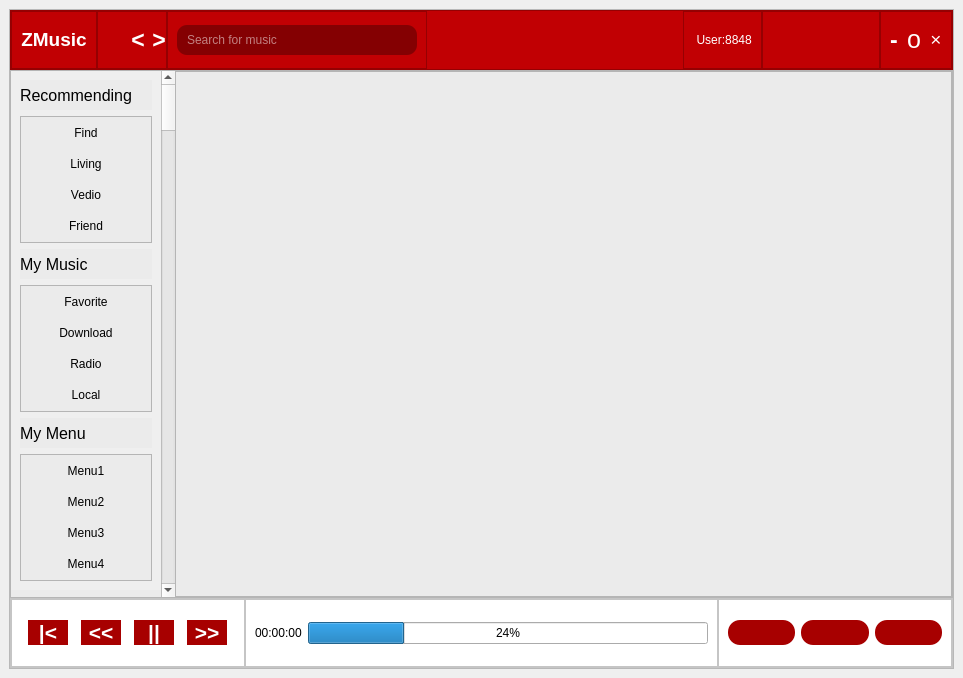
<?xml version="1.0" encoding="UTF-8"?>
<ui version="4.0">
 <class>MainWindow</class>
 <widget class="QMainWindow" name="MainWindow">
  <property name="geometry">
   <rect>
    <x>0</x>
    <y>0</y>
    <width>963</width>
    <height>678</height>
   </rect>
  </property>
  <property name="windowTitle">
   <string>MainWindow</string>
  </property>
  <widget class="QWidget" name="centralwidget">
   <layout class="QVBoxLayout" name="verticalLayout">
    <item>
     <widget class="QFrame" name="frame">
      <property name="frameShape">
       <enum>QFrame::StyledPanel</enum>
      </property>
      <property name="frameShadow">
       <enum>QFrame::Raised</enum>
      </property>
      <layout class="QVBoxLayout" name="verticalLayout_2">
       <property name="spacing">
        <number>0</number>
       </property>
       <property name="leftMargin">
        <number>0</number>
       </property>
       <property name="topMargin">
        <number>0</number>
       </property>
       <property name="rightMargin">
        <number>0</number>
       </property>
       <property name="bottomMargin">
        <number>0</number>
       </property>
       <item>
        <widget class="QFrame" name="frame_2">
         <property name="sizePolicy">
          <sizepolicy hsizetype="Preferred" vsizetype="Expanding">
           <horstretch>0</horstretch>
           <verstretch>1</verstretch>
          </sizepolicy>
         </property>
         <property name="maximumSize">
          <size>
           <width>16777215</width>
           <height>60</height>
          </size>
         </property>
         <property name="styleSheet">
          <string notr="true">QFrame{
	background-color: rgb(193, 0, 3);
}
QPushButton{
	color: rgb(255, 255, 255);
	border:none;
}
QPushButton:hover{
	color: rgb(130, 249, 255);
	padding-bottom:5px;
}</string>
         </property>
         <property name="frameShape">
          <enum>QFrame::StyledPanel</enum>
         </property>
         <property name="frameShadow">
          <enum>QFrame::Raised</enum>
         </property>
         <layout class="QHBoxLayout" name="horizontalLayout">
          <property name="spacing">
           <number>0</number>
          </property>
          <property name="leftMargin">
           <number>0</number>
          </property>
          <property name="topMargin">
           <number>0</number>
          </property>
          <property name="rightMargin">
           <number>0</number>
          </property>
          <property name="bottomMargin">
           <number>0</number>
          </property>
          <item>
           <widget class="QFrame" name="frame_5">
            <property name="frameShape">
             <enum>QFrame::StyledPanel</enum>
            </property>
            <property name="frameShadow">
             <enum>QFrame::Raised</enum>
            </property>
            <layout class="QVBoxLayout" name="verticalLayout_3">
             <item>
              <widget class="QPushButton" name="pushButton">
               <property name="font">
                <font>
                 <pointsize>14</pointsize>
                 <weight>75</weight>
                 <bold>true</bold>
                </font>
               </property>
               <property name="cursor">
                <cursorShape>PointingHandCursor</cursorShape>
               </property>
               <property name="styleSheet">
                <string notr="true">QPushButton{
	border:none;
	color: rgb(255, 255, 255);
}
QPushButton:hover{
	padding-bottom:0px;
}</string>
               </property>
               <property name="text">
                <string>ZMusic</string>
               </property>
               <property name="icon">
                <iconset>
                 <normaloff>../file/globe_torchthedragon.png</normaloff>../file/globe_torchthedragon.png</iconset>
               </property>
               <property name="iconSize">
                <size>
                 <width>30</width>
                 <height>30</height>
                </size>
               </property>
              </widget>
             </item>
            </layout>
           </widget>
          </item>
          <item>
           <widget class="QFrame" name="frame_6">
            <property name="maximumSize">
             <size>
              <width>70</width>
              <height>70</height>
             </size>
            </property>
            <property name="font">
             <font>
              <pointsize>17</pointsize>
             </font>
            </property>
            <property name="frameShape">
             <enum>QFrame::StyledPanel</enum>
            </property>
            <property name="frameShadow">
             <enum>QFrame::Raised</enum>
            </property>
            <layout class="QHBoxLayout" name="horizontalLayout_2">
             <property name="spacing">
              <number>7</number>
             </property>
             <property name="leftMargin">
              <number>0</number>
             </property>
             <property name="topMargin">
              <number>0</number>
             </property>
             <property name="rightMargin">
              <number>0</number>
             </property>
             <property name="bottomMargin">
              <number>0</number>
             </property>
             <item>
              <spacer name="horizontalSpacer_2">
               <property name="orientation">
                <enum>Qt::Horizontal</enum>
               </property>
               <property name="sizeHint" stdset="0">
                <size>
                 <width>40</width>
                 <height>20</height>
                </size>
               </property>
              </spacer>
             </item>
             <item>
              <widget class="QPushButton" name="pushButton_2">
               <property name="maximumSize">
                <size>
                 <width>60</width>
                 <height>60</height>
                </size>
               </property>
               <property name="font">
                <font>
                 <pointsize>17</pointsize>
                 <weight>75</weight>
                 <bold>true</bold>
                </font>
               </property>
               <property name="styleSheet">
                <string notr="true">QPushButton{
	border:none;
	color: rgb(255, 255, 255);
}</string>
               </property>
               <property name="text">
                <string>&lt;</string>
               </property>
              </widget>
             </item>
             <item>
              <widget class="QPushButton" name="pushButton_3">
               <property name="maximumSize">
                <size>
                 <width>60</width>
                 <height>60</height>
                </size>
               </property>
               <property name="font">
                <font>
                 <pointsize>17</pointsize>
                 <weight>75</weight>
                 <bold>true</bold>
                </font>
               </property>
               <property name="styleSheet">
                <string notr="true">QPushButton{
	border:none;
	color: rgb(255, 255, 255);
}</string>
               </property>
               <property name="text">
                <string>&gt;</string>
               </property>
              </widget>
             </item>
            </layout>
           </widget>
          </item>
          <item alignment="Qt::AlignLeft">
           <widget class="QFrame" name="frame_7">
            <property name="frameShape">
             <enum>QFrame::StyledPanel</enum>
            </property>
            <property name="frameShadow">
             <enum>QFrame::Raised</enum>
            </property>
            <layout class="QVBoxLayout" name="verticalLayout_4">
             <item>
              <widget class="QLineEdit" name="lineEdit">
               <property name="minimumSize">
                <size>
                 <width>240</width>
                 <height>30</height>
                </size>
               </property>
               <property name="maximumSize">
                <size>
                 <width>200</width>
                 <height>16777215</height>
                </size>
               </property>
               <property name="styleSheet">
                <string notr="true">border-radius:10px;
color: rgb(255, 255, 255);
background-color: rgb(132, 0, 2);
padding-left:8px</string>
               </property>
               <property name="placeholderText">
                <string>Search for music</string>
               </property>
              </widget>
             </item>
            </layout>
           </widget>
          </item>
          <item>
           <spacer name="horizontalSpacer">
            <property name="orientation">
             <enum>Qt::Horizontal</enum>
            </property>
            <property name="sizeHint" stdset="0">
             <size>
              <width>40</width>
              <height>20</height>
             </size>
            </property>
           </spacer>
          </item>
          <item>
           <widget class="QFrame" name="frame_8">
            <property name="frameShape">
             <enum>QFrame::StyledPanel</enum>
            </property>
            <property name="frameShadow">
             <enum>QFrame::Raised</enum>
            </property>
            <layout class="QVBoxLayout" name="verticalLayout_5">
             <item>
              <widget class="QPushButton" name="pushButton_4">
               <property name="cursor">
                <cursorShape>PointingHandCursor</cursorShape>
               </property>
               <property name="styleSheet">
                <string notr="true">QPushButton{
	border:none;
	color: rgb(255, 255, 255);
}
QPushButton:hover{
	padding-bottom:0px;
}</string>
               </property>
               <property name="text">
                <string> User:8848</string>
               </property>
               <property name="icon">
                <iconset>
                 <normaloff>../file/villager2.png</normaloff>../file/villager2.png</iconset>
               </property>
               <property name="iconSize">
                <size>
                 <width>30</width>
                 <height>30</height>
                </size>
               </property>
              </widget>
             </item>
            </layout>
           </widget>
          </item>
          <item>
           <widget class="QFrame" name="frame_9">
            <property name="frameShape">
             <enum>QFrame::StyledPanel</enum>
            </property>
            <property name="frameShadow">
             <enum>QFrame::Raised</enum>
            </property>
            <layout class="QHBoxLayout" name="horizontalLayout_3">
             <property name="spacing">
              <number>0</number>
             </property>
             <property name="leftMargin">
              <number>10</number>
             </property>
             <property name="topMargin">
              <number>0</number>
             </property>
             <property name="rightMargin">
              <number>10</number>
             </property>
             <property name="bottomMargin">
              <number>0</number>
             </property>
             <item>
              <widget class="QPushButton" name="pushButton_5">
               <property name="styleSheet">
                <string notr="true">QPushButton{
	border:none;
	color: rgb(255, 255, 255);
}</string>
               </property>
               <property name="text">
                <string/>
               </property>
               <property name="icon">
                <iconset>
                 <normaloff>../file/iron.png</normaloff>../file/iron.png</iconset>
               </property>
               <property name="iconSize">
                <size>
                 <width>30</width>
                 <height>30</height>
                </size>
               </property>
              </widget>
             </item>
             <item>
              <widget class="QPushButton" name="pushButton_7">
               <property name="styleSheet">
                <string notr="true">QPushButton{
	border:none;
	color: rgb(255, 255, 255);
}</string>
               </property>
               <property name="text">
                <string/>
               </property>
               <property name="icon">
                <iconset>
                 <normaloff>../file/compass.png</normaloff>../file/compass.png</iconset>
               </property>
               <property name="iconSize">
                <size>
                 <width>30</width>
                 <height>30</height>
                </size>
               </property>
              </widget>
             </item>
             <item>
              <widget class="QPushButton" name="pushButton_6">
               <property name="styleSheet">
                <string notr="true"/>
               </property>
               <property name="text">
                <string/>
               </property>
               <property name="icon">
                <iconset>
                 <normaloff>../file/gem.png</normaloff>../file/gem.png</iconset>
               </property>
               <property name="iconSize">
                <size>
                 <width>30</width>
                 <height>30</height>
                </size>
               </property>
              </widget>
             </item>
            </layout>
           </widget>
          </item>
          <item alignment="Qt::AlignRight">
           <widget class="QFrame" name="frame_10">
            <property name="frameShape">
             <enum>QFrame::StyledPanel</enum>
            </property>
            <property name="frameShadow">
             <enum>QFrame::Raised</enum>
            </property>
            <layout class="QHBoxLayout" name="horizontalLayout_4">
             <property name="spacing">
              <number>9</number>
             </property>
             <item>
              <widget class="QPushButton" name="pushButton_8">
               <property name="font">
                <font>
                 <pointsize>17</pointsize>
                 <weight>75</weight>
                 <bold>true</bold>
                </font>
               </property>
               <property name="styleSheet">
                <string notr="true">QPushButton{
	border:none;
	color: rgb(255, 255, 255);
}</string>
               </property>
               <property name="text">
                <string>-</string>
               </property>
              </widget>
             </item>
             <item>
              <widget class="QPushButton" name="pushButton_10">
               <property name="font">
                <font>
                 <pointsize>19</pointsize>
                 <weight>50</weight>
                 <bold>false</bold>
                </font>
               </property>
               <property name="styleSheet">
                <string notr="true">QPushButton{
	border:none;
	color: rgb(255, 255, 255);
}</string>
               </property>
               <property name="text">
                <string>o</string>
               </property>
              </widget>
             </item>
             <item>
              <widget class="QPushButton" name="pushButton_9">
               <property name="font">
                <font>
                 <pointsize>14</pointsize>
                 <weight>50</weight>
                 <bold>false</bold>
                </font>
               </property>
               <property name="styleSheet">
                <string notr="true">QPushButton{
	border:none;
	color: rgb(255, 255, 255);
}</string>
               </property>
               <property name="text">
                <string>×</string>
               </property>
              </widget>
             </item>
            </layout>
           </widget>
          </item>
         </layout>
        </widget>
       </item>
       <item>
        <widget class="QFrame" name="frame_3">
         <property name="sizePolicy">
          <sizepolicy hsizetype="Preferred" vsizetype="Expanding">
           <horstretch>0</horstretch>
           <verstretch>5</verstretch>
          </sizepolicy>
         </property>
         <property name="styleSheet">
          <string notr="true">QFrame{
	background-color: rgb(235, 235, 235);
}</string>
         </property>
         <property name="frameShape">
          <enum>QFrame::StyledPanel</enum>
         </property>
         <property name="frameShadow">
          <enum>QFrame::Raised</enum>
         </property>
         <layout class="QHBoxLayout" name="horizontalLayout_9">
          <property name="spacing">
           <number>0</number>
          </property>
          <property name="leftMargin">
           <number>0</number>
          </property>
          <property name="topMargin">
           <number>0</number>
          </property>
          <property name="rightMargin">
           <number>0</number>
          </property>
          <property name="bottomMargin">
           <number>0</number>
          </property>
          <item>
           <widget class="QScrollArea" name="scrollArea">
            <property name="minimumSize">
             <size>
              <width>150</width>
              <height>0</height>
             </size>
            </property>
            <property name="styleSheet">
             <string notr="true">QPushButton{
	border:none;
	color: rgb(0, 0, 0);
}
QPushButton:pressed{
	background-color: rgb(134, 134, 134);
}
QPushButton:hover{
	background-color: rgb(191, 191, 191);
}</string>
            </property>
            <property name="frameShape">
             <enum>QFrame::NoFrame</enum>
            </property>
            <property name="frameShadow">
             <enum>QFrame::Plain</enum>
            </property>
            <property name="lineWidth">
             <number>0</number>
            </property>
            <property name="widgetResizable">
             <bool>false</bool>
            </property>
            <widget class="QWidget" name="scrollAreaWidgetContents">
             <property name="geometry">
              <rect>
               <x>0</x>
               <y>0</y>
               <width>150</width>
               <height>519</height>
              </rect>
             </property>
             <layout class="QVBoxLayout" name="verticalLayout_6">
              <item>
               <widget class="QLabel" name="label_2">
                <property name="maximumSize">
                 <size>
                  <width>16777215</width>
                  <height>30</height>
                 </size>
                </property>
                <property name="font">
                 <font>
                  <pointsize>12</pointsize>
                  <weight>50</weight>
                  <bold>false</bold>
                 </font>
                </property>
                <property name="text">
                 <string>Recommending</string>
                </property>
               </widget>
              </item>
              <item>
               <widget class="QFrame" name="frame_14">
                <property name="frameShape">
                 <enum>QFrame::StyledPanel</enum>
                </property>
                <property name="frameShadow">
                 <enum>QFrame::Raised</enum>
                </property>
                <layout class="QVBoxLayout" name="verticalLayout_7">
                 <property name="spacing">
                  <number>0</number>
                 </property>
                 <property name="leftMargin">
                  <number>0</number>
                 </property>
                 <property name="topMargin">
                  <number>0</number>
                 </property>
                 <property name="rightMargin">
                  <number>0</number>
                 </property>
                 <property name="bottomMargin">
                  <number>0</number>
                 </property>
                 <item>
                  <widget class="QPushButton" name="pushButton_22">
                   <property name="minimumSize">
                    <size>
                     <width>0</width>
                     <height>30</height>
                    </size>
                   </property>
                   <property name="text">
                    <string>Find</string>
                   </property>
                  </widget>
                 </item>
                 <item>
                  <widget class="QPushButton" name="pushButton_23">
                   <property name="minimumSize">
                    <size>
                     <width>0</width>
                     <height>30</height>
                    </size>
                   </property>
                   <property name="text">
                    <string>Living</string>
                   </property>
                  </widget>
                 </item>
                 <item>
                  <widget class="QPushButton" name="pushButton_24">
                   <property name="minimumSize">
                    <size>
                     <width>0</width>
                     <height>30</height>
                    </size>
                   </property>
                   <property name="text">
                    <string>Vedio</string>
                   </property>
                  </widget>
                 </item>
                 <item>
                  <widget class="QPushButton" name="pushButton_25">
                   <property name="minimumSize">
                    <size>
                     <width>0</width>
                     <height>30</height>
                    </size>
                   </property>
                   <property name="text">
                    <string>Friend</string>
                   </property>
                  </widget>
                 </item>
                </layout>
               </widget>
              </item>
              <item>
               <widget class="QLabel" name="label_3">
                <property name="maximumSize">
                 <size>
                  <width>16777215</width>
                  <height>30</height>
                 </size>
                </property>
                <property name="font">
                 <font>
                  <pointsize>12</pointsize>
                 </font>
                </property>
                <property name="text">
                 <string>My Music</string>
                </property>
               </widget>
              </item>
              <item>
               <widget class="QFrame" name="frame_16">
                <property name="frameShape">
                 <enum>QFrame::StyledPanel</enum>
                </property>
                <property name="frameShadow">
                 <enum>QFrame::Raised</enum>
                </property>
                <layout class="QVBoxLayout" name="verticalLayout_8">
                 <property name="spacing">
                  <number>0</number>
                 </property>
                 <property name="leftMargin">
                  <number>0</number>
                 </property>
                 <property name="topMargin">
                  <number>0</number>
                 </property>
                 <property name="rightMargin">
                  <number>0</number>
                 </property>
                 <property name="bottomMargin">
                  <number>0</number>
                 </property>
                 <item>
                  <widget class="QPushButton" name="pushButton_26">
                   <property name="minimumSize">
                    <size>
                     <width>0</width>
                     <height>30</height>
                    </size>
                   </property>
                   <property name="text">
                    <string>Favorite</string>
                   </property>
                  </widget>
                 </item>
                 <item>
                  <widget class="QPushButton" name="pushButton_27">
                   <property name="minimumSize">
                    <size>
                     <width>0</width>
                     <height>30</height>
                    </size>
                   </property>
                   <property name="text">
                    <string>Download</string>
                   </property>
                  </widget>
                 </item>
                 <item>
                  <widget class="QPushButton" name="pushButton_28">
                   <property name="minimumSize">
                    <size>
                     <width>0</width>
                     <height>30</height>
                    </size>
                   </property>
                   <property name="text">
                    <string>Radio</string>
                   </property>
                  </widget>
                 </item>
                 <item>
                  <widget class="QPushButton" name="pushButton_29">
                   <property name="minimumSize">
                    <size>
                     <width>0</width>
                     <height>30</height>
                    </size>
                   </property>
                   <property name="text">
                    <string>Local</string>
                   </property>
                  </widget>
                 </item>
                </layout>
               </widget>
              </item>
              <item>
               <widget class="QLabel" name="label_4">
                <property name="maximumSize">
                 <size>
                  <width>16777215</width>
                  <height>30</height>
                 </size>
                </property>
                <property name="font">
                 <font>
                  <pointsize>12</pointsize>
                 </font>
                </property>
                <property name="text">
                 <string>My Menu</string>
                </property>
               </widget>
              </item>
              <item>
               <widget class="QFrame" name="frame_17">
                <property name="frameShape">
                 <enum>QFrame::StyledPanel</enum>
                </property>
                <property name="frameShadow">
                 <enum>QFrame::Raised</enum>
                </property>
                <layout class="QVBoxLayout" name="verticalLayout_9">
                 <property name="spacing">
                  <number>0</number>
                 </property>
                 <property name="leftMargin">
                  <number>0</number>
                 </property>
                 <property name="topMargin">
                  <number>0</number>
                 </property>
                 <property name="rightMargin">
                  <number>0</number>
                 </property>
                 <property name="bottomMargin">
                  <number>0</number>
                 </property>
                 <item>
                  <widget class="QPushButton" name="pushButton_30">
                   <property name="minimumSize">
                    <size>
                     <width>0</width>
                     <height>30</height>
                    </size>
                   </property>
                   <property name="text">
                    <string>Menu1</string>
                   </property>
                  </widget>
                 </item>
                 <item>
                  <widget class="QPushButton" name="pushButton_31">
                   <property name="minimumSize">
                    <size>
                     <width>0</width>
                     <height>30</height>
                    </size>
                   </property>
                   <property name="text">
                    <string>Menu2</string>
                   </property>
                  </widget>
                 </item>
                 <item>
                  <widget class="QPushButton" name="pushButton_32">
                   <property name="minimumSize">
                    <size>
                     <width>0</width>
                     <height>30</height>
                    </size>
                   </property>
                   <property name="text">
                    <string>Menu3</string>
                   </property>
                  </widget>
                 </item>
                 <item>
                  <widget class="QPushButton" name="pushButton_33">
                   <property name="minimumSize">
                    <size>
                     <width>0</width>
                     <height>30</height>
                    </size>
                   </property>
                   <property name="text">
                    <string>Menu4</string>
                   </property>
                  </widget>
                 </item>
                </layout>
               </widget>
              </item>
             </layout>
            </widget>
           </widget>
          </item>
          <item>
           <widget class="QScrollBar" name="verticalScrollBar">
            <property name="orientation">
             <enum>Qt::Vertical</enum>
            </property>
           </widget>
          </item>
          <item>
           <widget class="QFrame" name="frame_15">
            <property name="sizePolicy">
             <sizepolicy hsizetype="Expanding" vsizetype="Preferred">
              <horstretch>7</horstretch>
              <verstretch>0</verstretch>
             </sizepolicy>
            </property>
            <property name="frameShape">
             <enum>QFrame::StyledPanel</enum>
            </property>
            <property name="frameShadow">
             <enum>QFrame::Raised</enum>
            </property>
           </widget>
          </item>
         </layout>
        </widget>
       </item>
       <item>
        <widget class="QFrame" name="frame_4">
         <property name="sizePolicy">
          <sizepolicy hsizetype="Preferred" vsizetype="Expanding">
           <horstretch>0</horstretch>
           <verstretch>1</verstretch>
          </sizepolicy>
         </property>
         <property name="maximumSize">
          <size>
           <width>16777215</width>
           <height>70</height>
          </size>
         </property>
         <property name="styleSheet">
          <string notr="true">QFrame{
	background-color: rgb(255, 255, 255);
}</string>
         </property>
         <property name="frameShape">
          <enum>QFrame::StyledPanel</enum>
         </property>
         <property name="frameShadow">
          <enum>QFrame::Raised</enum>
         </property>
         <layout class="QHBoxLayout" name="horizontalLayout_5">
          <property name="spacing">
           <number>0</number>
          </property>
          <property name="leftMargin">
           <number>0</number>
          </property>
          <property name="topMargin">
           <number>0</number>
          </property>
          <property name="rightMargin">
           <number>0</number>
          </property>
          <property name="bottomMargin">
           <number>0</number>
          </property>
          <item>
           <widget class="QFrame" name="frame_11">
            <property name="maximumSize">
             <size>
              <width>250</width>
              <height>16777215</height>
             </size>
            </property>
            <property name="styleSheet">
             <string notr="true">QPushButton{
	background-color: rgb(167, 0, 0);
	color:rgb(255, 255, 255);
	border:none;
	border-radius:13px;
}
QPushButton:hover{
	background-color: rgb(226, 0, 0);
}
QPushButton:pressed{
	padding-left:3px;
	padding-top:3px;
}</string>
            </property>
            <property name="frameShape">
             <enum>QFrame::StyledPanel</enum>
            </property>
            <property name="frameShadow">
             <enum>QFrame::Raised</enum>
            </property>
            <layout class="QHBoxLayout" name="horizontalLayout_6">
             <item>
              <widget class="QPushButton" name="pushButton_11">
               <property name="maximumSize">
                <size>
                 <width>40</width>
                 <height>16777215</height>
                </size>
               </property>
               <property name="font">
                <font>
                 <pointsize>16</pointsize>
                 <weight>75</weight>
                 <bold>true</bold>
                </font>
               </property>
               <property name="text">
                <string>|&lt;</string>
               </property>
              </widget>
             </item>
             <item>
              <widget class="QPushButton" name="pushButton_13">
               <property name="maximumSize">
                <size>
                 <width>40</width>
                 <height>16777215</height>
                </size>
               </property>
               <property name="font">
                <font>
                 <pointsize>16</pointsize>
                 <weight>75</weight>
                 <bold>true</bold>
                </font>
               </property>
               <property name="text">
                <string>&lt;&lt;</string>
               </property>
              </widget>
             </item>
             <item>
              <widget class="QPushButton" name="pushButton_12">
               <property name="maximumSize">
                <size>
                 <width>40</width>
                 <height>16777215</height>
                </size>
               </property>
               <property name="font">
                <font>
                 <pointsize>16</pointsize>
                 <weight>75</weight>
                 <bold>true</bold>
                </font>
               </property>
               <property name="text">
                <string>||</string>
               </property>
              </widget>
             </item>
             <item>
              <widget class="QPushButton" name="pushButton_14">
               <property name="maximumSize">
                <size>
                 <width>40</width>
                 <height>16777215</height>
                </size>
               </property>
               <property name="font">
                <font>
                 <pointsize>16</pointsize>
                 <weight>75</weight>
                 <bold>true</bold>
                </font>
               </property>
               <property name="text">
                <string>&gt;&gt;</string>
               </property>
              </widget>
             </item>
            </layout>
           </widget>
          </item>
          <item alignment="Qt::AlignLeft">
           <widget class="QFrame" name="frame_12">
            <property name="frameShape">
             <enum>QFrame::StyledPanel</enum>
            </property>
            <property name="frameShadow">
             <enum>QFrame::Raised</enum>
            </property>
            <layout class="QHBoxLayout" name="horizontalLayout_7">
             <item>
              <widget class="QLabel" name="label">
               <property name="maximumSize">
                <size>
                 <width>70</width>
                 <height>16777215</height>
                </size>
               </property>
               <property name="text">
                <string>00:00:00</string>
               </property>
              </widget>
             </item>
             <item>
              <widget class="QProgressBar" name="progressBar">
               <property name="minimumSize">
                <size>
                 <width>400</width>
                 <height>0</height>
                </size>
               </property>
               <property name="maximumSize">
                <size>
                 <width>600</width>
                 <height>16777215</height>
                </size>
               </property>
               <property name="value">
                <number>24</number>
               </property>
               <property name="textVisible">
                <bool>true</bool>
               </property>
               <property name="invertedAppearance">
                <bool>false</bool>
               </property>
              </widget>
             </item>
            </layout>
           </widget>
          </item>
          <item>
           <widget class="QFrame" name="frame_13">
            <property name="styleSheet">
             <string notr="true">QPushButton{
	background-color: rgb(167, 0, 0);
	color:rgb(255, 255, 255);
	border:none;
	border-radius:12px;
}
QPushButton:hover{
	background-color: rgb(226, 0, 0);
}
QPushButton:pressed{
	padding-left:3px;
	padding-top:3px;
}</string>
            </property>
            <property name="frameShape">
             <enum>QFrame::StyledPanel</enum>
            </property>
            <property name="frameShadow">
             <enum>QFrame::Raised</enum>
            </property>
            <layout class="QHBoxLayout" name="horizontalLayout_8">
             <item>
              <widget class="QPushButton" name="pushButton_15">
               <property name="minimumSize">
                <size>
                 <width>25</width>
                 <height>25</height>
                </size>
               </property>
               <property name="text">
                <string/>
               </property>
               <property name="icon">
                <iconset>
                 <normaloff>../file/i3.png</normaloff>../file/i3.png</iconset>
               </property>
              </widget>
             </item>
             <item>
              <widget class="QPushButton" name="pushButton_17">
               <property name="minimumSize">
                <size>
                 <width>25</width>
                 <height>25</height>
                </size>
               </property>
               <property name="text">
                <string/>
               </property>
               <property name="icon">
                <iconset>
                 <normaloff>../file/star.png</normaloff>../file/star.png</iconset>
               </property>
              </widget>
             </item>
             <item>
              <widget class="QPushButton" name="pushButton_16">
               <property name="minimumSize">
                <size>
                 <width>25</width>
                 <height>25</height>
                </size>
               </property>
               <property name="text">
                <string/>
               </property>
               <property name="icon">
                <iconset>
                 <normaloff>../file/trident.png</normaloff>../file/trident.png</iconset>
               </property>
              </widget>
             </item>
            </layout>
           </widget>
          </item>
         </layout>
        </widget>
       </item>
      </layout>
     </widget>
    </item>
   </layout>
  </widget>
 </widget>
 <resources/>
 <connections>
  <connection>
   <sender>pushButton_9</sender>
   <signal>clicked()</signal>
   <receiver>MainWindow</receiver>
   <slot>close()</slot>
   <hints>
    <hint type="sourcelabel">
     <x>937</x>
     <y>42</y>
    </hint>
    <hint type="destinationlabel">
     <x>962</x>
     <y>35</y>
    </hint>
   </hints>
  </connection>
  <connection>
   <sender>pushButton_8</sender>
   <signal>clicked()</signal>
   <receiver>MainWindow</receiver>
   <slot>showMinimized()</slot>
   <hints>
    <hint type="sourcelabel">
     <x>871</x>
     <y>49</y>
    </hint>
    <hint type="destinationlabel">
     <x>726</x>
     <y>5</y>
    </hint>
   </hints>
  </connection>
  <connection>
   <sender>pushButton_10</sender>
   <signal>clicked()</signal>
   <receiver>MainWindow</receiver>
   <slot>showMaximized()</slot>
   <hints>
    <hint type="sourcelabel">
     <x>898</x>
     <y>44</y>
    </hint>
    <hint type="destinationlabel">
     <x>886</x>
     <y>7</y>
    </hint>
   </hints>
  </connection>
 </connections>
</ui>
